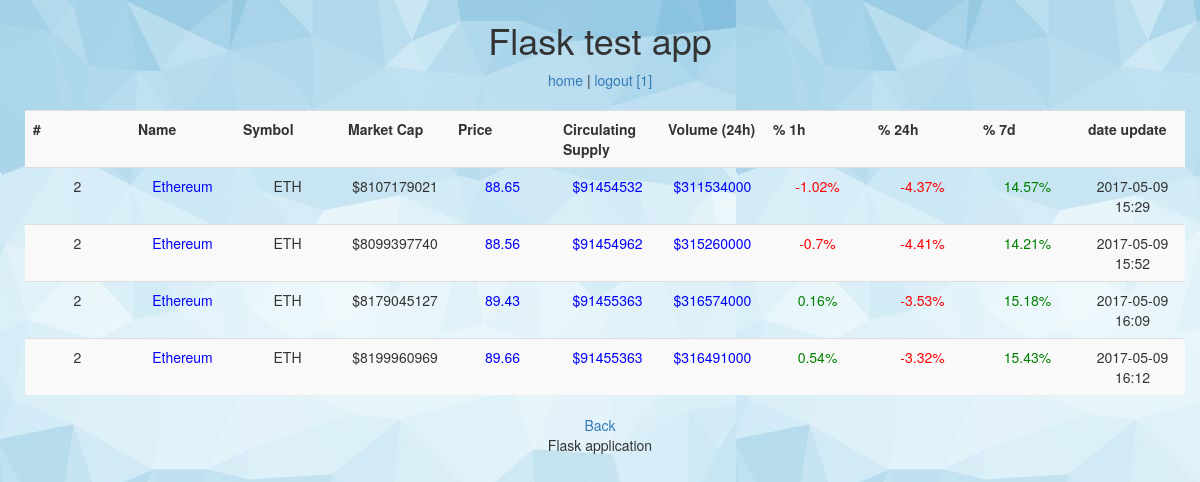
The app's page /coin/ETH (signed in) with its own data.
### scraper_app/models.py (models this page shows, shortened)
class User(db.Model):
    user_id = db.Column(db.Integer, primary_key=True)
    username = db.Column(db.String(128))
    email = db.Column(db.Text)
    pw_hash = db.Column(db.Text)

class Rating(db.Model):
    __tablename__ = 'rating'
    _db = db.Column(db.Integer, primary_key=True)
    rating = db.Column(db.Integer )
    symbol_coin  = db.Column(db.String(10), db.ForeignKey('coins.symbol'))
    name_coin = db.relationship('Coins',
        backref=db.backref('rating', lazy='dynamic'))
    market_cap  = db.Column(db.Float)
    price = db.Column(db.Float)
    supply = db.Column(db.Float)
    volume = db.Column(db.Float)
    h1 = db.Column(db.Float)
    h24 = db.Column(db.Float)
    d7 = db.Column(db.Float)
    pub_date = db.Column(db.DateTime)

class Coins(db.Model):
    __tablename__ = 'coins'
    name  = db.Column(db.String(30))
    symbol  = db.Column(db.String(10), primary_key=True)

### flask_example.py (the view)
@app.route('/coin/<symbol>', methods=['GET'])
@login_required
def coin(symbol):
    ratings =  Rating.query.filter_by(symbol_coin = symbol)
    return render_template('coin_rate.html', ratings=ratings)

### flask_example.py (called while the page is built)
@app.before_request
def before_request():
    g.user = None
    if 'user_id' in session:
        g.user = User.query.filter_by(user_id = session['user_id']).first()

def login_required(f):
    @wraps(f)
    def decorated_function(*args, **kwargs):
        if g.user is None:
            return redirect(url_for('login', next=request.url))
        return f(*args, **kwargs)
    return decorated_function

### templates/coin_rate.html
{% extends "layout.html" %}
{% block body %}
  <ul class="messages">
  {% if ratings.count() %}
    <br/>
    <table class="row table table-striped table-hover">
      <tr>
        <th class="col-lg-1 col-lg-offset-1">#</th>
        <th class="col-lg-1">Name</th>
        <th class="col-lg-1">Symbol</th>
        <th class="col-lg-1">Market Cap</th>
        <th class="col-lg-1">Price</th>
        <th class="col-lg-1">Circulating Supply</th>
        <th class="col-lg-1">Volume (24h)</th>
        <th class="col-lg-1">% 1h</th>
        <th class="col-lg-1">% 24h</th>
        <th class="col-lg-1">% 7d</th>
        <th class="col-lg-1">date update</th>
      </tr>
    {% for rate in ratings %}
      <tr>
        <td class="col-lg-1  col-lg-offset-1">{{ rate.rating }}</td>
      <td class="col-lg-1 BLUE">{{ rate.name_coin.name }}</td>
      <td class="col-lg-1">{{ rate.symbol_coin }}</td>
      <td class="col-lg-1">${{ rate.market_cap|round|int }}</td>
      <td class="col-lg-1 BLUE">{{ rate.price }}</td>
      <td class="col-lg-1 BLUE">${{ rate.supply|round|int }}</td>
      <td class="col-lg-1 BLUE">${{ rate.volume|round|int }}</td>
      <td class="col-lg-1 GREEN">
        {% set h1 = rate.h1*100 %}
        {% if h1 >= 0 %}
            {{ h1|round(2, 'common') }}%
        {% else %}
            <span class='RED'>{{ h1|round(2, 'common') }}%</span>
        {% endif %}
      </td>
      <td class="col-lg-1 GREEN">
        {% set h24 = rate.h24*100 %}
        {% if h24 >= 0 %}
            {{ h24|round(2, 'common') }}%
        {% else %}
            <span class='RED'>{{ h24|round(2, 'common') }}%</span>
        {% endif %}
      </td>
      <td class="col-lg-1 GREEN">
        {% set d7 = rate.d7*100 %}
        {% if  d7 >= 0 %}
            {{  d7|round(2, 'common') }}%
        {% else %}
            <span class='RED'>{{ d7|round(2, 'common') }}%</span>
        {% endif %}
      </td>
      <td class="col-lg-1">{{ rate.pub_date.strftime('%Y-%m-%d %H:%M') }}</td>
      </tr>
    {% endfor %}
    </table>
  {% else %}
      <li><p class="bg-warning">No results found</p>
  {% endif %}
  </ul>
  <a href="{{ url_for('home_page') }}">Back</a>
{% endblock %}

### templates/layout.html (shortened to what this page needs)
<!doctype html>
<link rel="stylesheet" type="text/css" href="{{ url_for('static', filename='style_local.css') }}">
<link href="{{ url_for('static', filename='bootstrap-3.3.7-dist/css/bootstrap.min.css') }}" rel="stylesheet">
<div class="page text-center">
  <h1>Flask test app</h1>
  <div class="navigation">
  {% if g.user %}
    <a href="{{ url_for('home_page') }}">home</a> |
    <a href="{{ url_for('logout') }}">logout [{{ g.user.username }}]</a>
  {% else %}
    <a href="{{ url_for('home_page') }}">home</a> |
    <a href="{{ url_for('register') }}">register</a> |
    <a href="{{ url_for('login') }}">login</a>
  {% endif %}
  </div>
  <div class="body">
  {% block body %}{% endblock %}
  </div>
  <div class="footer">
    Flask application
  </div>
</div>

### static/style_local.css (style rules this page uses)
.BLUE { color: blue; }
.GREEN { color: green; }
.RED { color: red; }

### records on screen
User: user.username "1"
Rating: rating "2", name_coin.name "Ethereum", symbol_coin "ETH", market_cap "8107179021", price "88.65", supply "91454532", volume "311534000", h1 "-1.02", h24 "-4.37", d7 "14.57", pub_date "2017-05-09 15:29"
Rating: rating "2", name_coin.name "Ethereum", symbol_coin "ETH", market_cap "8099397740", price "88.56", supply "91454962", volume "315260000", h1 "-0.7", h24 "-4.41", d7 "14.21", pub_date "2017-05-09 15:52"
Rating: rating "2", name_coin.name "Ethereum", symbol_coin "ETH", market_cap "8179045127", price "89.43", supply "91455363", volume "316574000", h1 "0.16", h24 "-3.53", d7 "15.18", pub_date "2017-05-09 16:09"
Rating: rating "2", name_coin.name "Ethereum", symbol_coin "ETH", market_cap "8199960969", price "89.66", supply "91455363", volume "316491000", h1 "0.54", h24 "-3.32", d7 "15.43", pub_date "2017-05-09 16:12"
